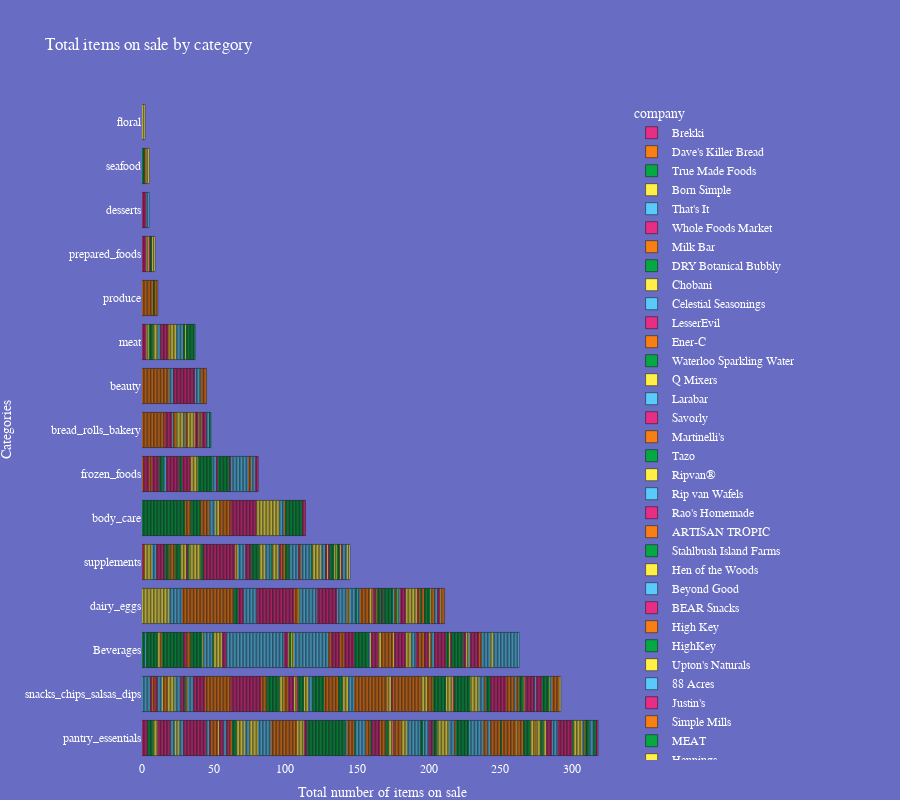

Write notebook code for a chart like this one.
### Code cell
orders = list(df.category.value_counts().sort_values(ascending=True).index)
fig = px.bar(df, title = 'Total items on sale by category',width=900, category_orders={'category':orders}, hover_data=['product', 'regular', 'sale', 'prime', 'prime_discount'], height=800, y='category', color='company',template="quartz")
fig.update_xaxes(title_text='Total number of items on sale')
fig.update_yaxes(title_text='Categories')
fig.add_trace(go.Bar(text=df[['category']].value_counts().sort_values(ascending=False)))
fig.show()
